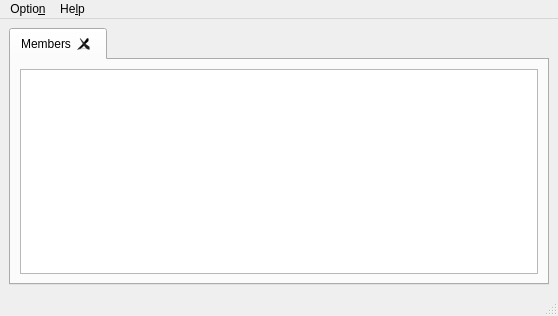
<?xml version="1.0" encoding="UTF-8"?>
<ui version="4.0">
 <class>MainWindow</class>
 <widget class="QMainWindow" name="MainWindow">
  <property name="geometry">
   <rect>
    <x>0</x>
    <y>0</y>
    <width>558</width>
    <height>316</height>
   </rect>
  </property>
  <property name="windowTitle">
   <string>ChatONLAN</string>
  </property>
  <widget class="QWidget" name="centralwidget">
   <layout class="QHBoxLayout" name="horizontalLayout">
    <item>
     <widget class="QTabWidget" name="tabWidget">
      <property name="currentIndex">
       <number>0</number>
      </property>
      <property name="tabsClosable">
       <bool>true</bool>
      </property>
      <widget class="QWidget" name="tabMembers">
       <attribute name="title">
        <string>Members</string>
       </attribute>
       <layout class="QHBoxLayout" name="horizontalLayout_2">
        <item>
         <widget class="QTreeWidget" name="treeMember">
          <property name="headerHidden">
           <bool>true</bool>
          </property>
          <attribute name="headerVisible">
           <bool>false</bool>
          </attribute>
          <column>
           <property name="text">
            <string notr="true">1</string>
           </property>
          </column>
         </widget>
        </item>
       </layout>
      </widget>
     </widget>
    </item>
   </layout>
  </widget>
  <widget class="QMenuBar" name="menubar">
   <property name="geometry">
    <rect>
     <x>0</x>
     <y>0</y>
     <width>558</width>
     <height>30</height>
    </rect>
   </property>
   <widget class="QMenu" name="menuOption">
    <property name="title">
     <string>Optio&amp;n</string>
    </property>
    <addaction name="actionBroadcast"/>
    <addaction name="actionUsername"/>
    <addaction name="separator"/>
    <addaction name="actionQuit"/>
   </widget>
   <widget class="QMenu" name="menuHelp">
    <property name="title">
     <string>He&amp;lp</string>
    </property>
    <addaction name="action_About"/>
   </widget>
   <addaction name="menuOption"/>
   <addaction name="menuHelp"/>
  </widget>
  <widget class="QStatusBar" name="statusbar"/>
  <action name="actionBroadcast">
   <property name="checkable">
    <bool>true</bool>
   </property>
   <property name="checked">
    <bool>true</bool>
   </property>
   <property name="text">
    <string>&amp;Broadcast</string>
   </property>
  </action>
  <action name="actionQuit">
   <property name="text">
    <string>&amp;Quit</string>
   </property>
  </action>
  <action name="action_About">
   <property name="text">
    <string>&amp;About</string>
   </property>
  </action>
  <action name="actionUsername">
   <property name="text">
    <string>Username</string>
   </property>
  </action>
 </widget>
 <resources/>
 <connections/>
</ui>
